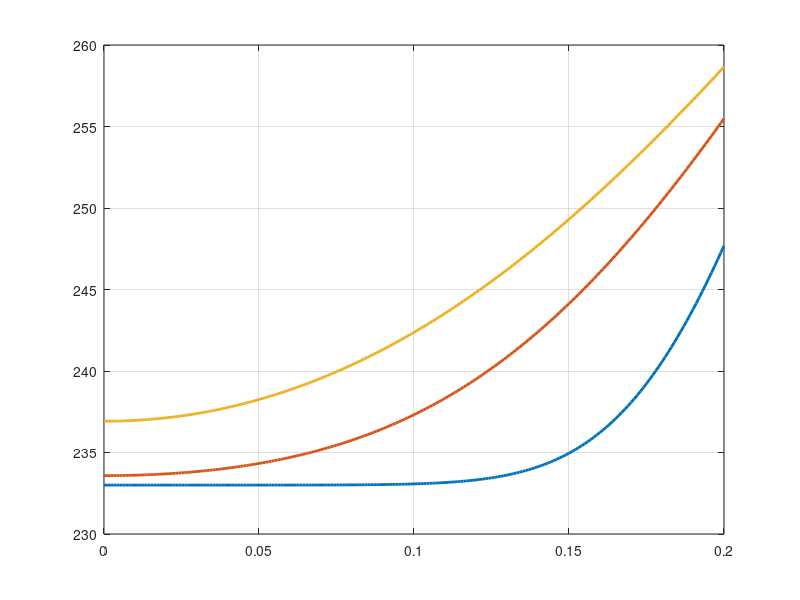

Reproduce this figure in MATLAB. (Note: this script raises an error after producing the figure.)
% Esame del 2 febbraio 2024 punto c- turno mattino
% Simone Canevarolo
% S269893
% 11 aprile 2024

clear all
close all
clc

raggio = 20e-2; % m
altezza = 7.5e3; % m
uu = 5; % m/s
T0 = 233; % K
hh = 100; % W/m^2/K
Taria = 270; % K
ro = 1e3; % kg/m^3

kk = @(T) 5*(T/T0);
cp = @(T) 670+1.2*(T-233);

dr = 1e-3;
rr = (0:dr:raggio)';
Nr = length(rr);

dt = 1; % s
tempomax = altezza/uu; % s
tt = (0:dt:tempomax);

ttvett = [100 500 1000];

Tm = T0*ones(Nr,1);
zz = 1;

for ii = 2:length(tt)

    aa = kk(Tm)*dt./dr^2./ro./cp(Tm);
    
%     sub_diag = -aa.*(1/dr^2-1./dr./rr);
%     main_diag = (1+2*aa);
%     sup_diag = -aa.*(1/dr^2-1./dr./rr);
    
    sub_diag = -aa;
    main_diag = (1+2*aa);
    sup_diag = -aa;
    
    Band = [[sub_diag(2:end);0], main_diag, [0;sup_diag(1:end-1)]];
    
    AA = spdiags(Band,-1:1,Nr,Nr);
    
    bb = Tm;

    AA(1,1) = -1;
    AA(1,2) = 1;
    bb(1) = 0;

    AA(end,end-1) = kk(Tm(end))/dr;
    AA(end,end) = -kk(Tm(end))/dr-hh;
    bb(end) = -Taria*hh;

    TT = AA\bb;

if ii == ttvett(zz)

    figure(1)
    plot(rr,TT,'LineWidth',2)
    hold on
    grid on

    zz = zz+1;

end

Tm = TT;

end
